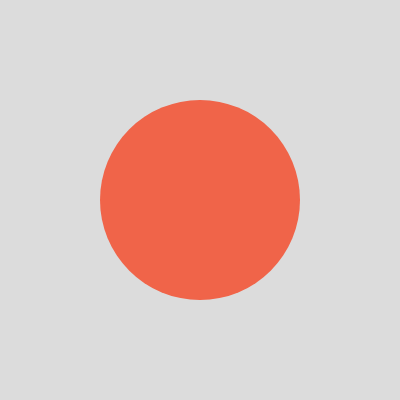
Frame 1 (no input)
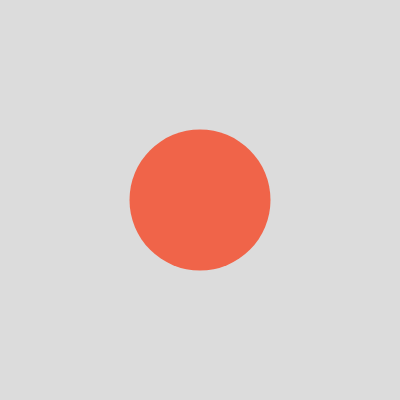
Frame 60 (no input)
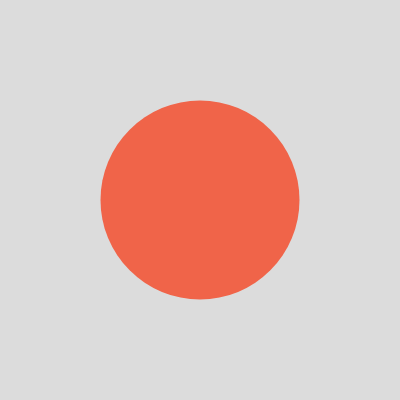
Frame 120 (the mouse pressed at the canvas centre since frame 60)

The p5.js sketch that drew these frames (run headless with seeded random() and noise() and a simulated clock; from frame 60 on, the mouse is pressed at the canvas centre):

// p5.js sketch
// ── sketch.js
// DM2008 — Activity 3a [Guided]
// Array Sampler (25 min)
//
// An array stores a list of values — here it's colors, but it could be
// sizes, positions, or anything else.
// Press any key to cycle through the array one item at a time.
//
// Try these:
// - Replace the colors with your own values (sizes, positions, text).
// - Use mousePressed() instead of keyPressed().
// - Use push() to add new items or splice() to remove them.
// - Loop through the whole array to draw all items at once.
//
// Stretch: visualize all items in the array simultaneously instead of one at a time.

let palette = ["#f06449", "#009988", "#3c78d8", "#ffeb3b"];
let sza = [10,20,30,40,50,60,70,80];
let currentIndex = 0;
let sp;
let sz;

function setup() {
  createCanvas(400, 400);
  noStroke();
  sp = 1;
  sz = 200
  
}

function draw() {
  background(220);

  // Draw the ellipse using the current color in the array
  fill(palette[currentIndex]);
  ellipse(width / 2, height / 2, sz);
  if (mouseIsPressed == true)
  {
    sz = sz + sp;
  }else{
    sz = sz - sp;
  }

  if(keyIsPressed== true && key == "s"){
    fill(random(palette));
    
    ellipse(width/2, height/2, 50);
    ellipse(width/4, height/4, 50);
    ellipse(width/4+width/2, height/4+height/2, 50);

  const spacing = width / (palette.length + 1);
    
  for (let i = 0; i < palette.length; i++) {
      fill(palette[i]);                   // use the i-th color
      const x = (i + 1) * spacing;        // position from the loop index
      ellipse(x, height / 2, 60);
    }
    
  }
  
}

// Advance to the next color each time a key is pressed
function keyPressed() {
  currentIndex++; // shorthand for currentIndex += 1

  // Wrap back to the start when we reach the end
  if (currentIndex >= palette.length) {
    currentIndex = 0;
  }

  console.log("Current index:", currentIndex, "→", palette[currentIndex]);
}
